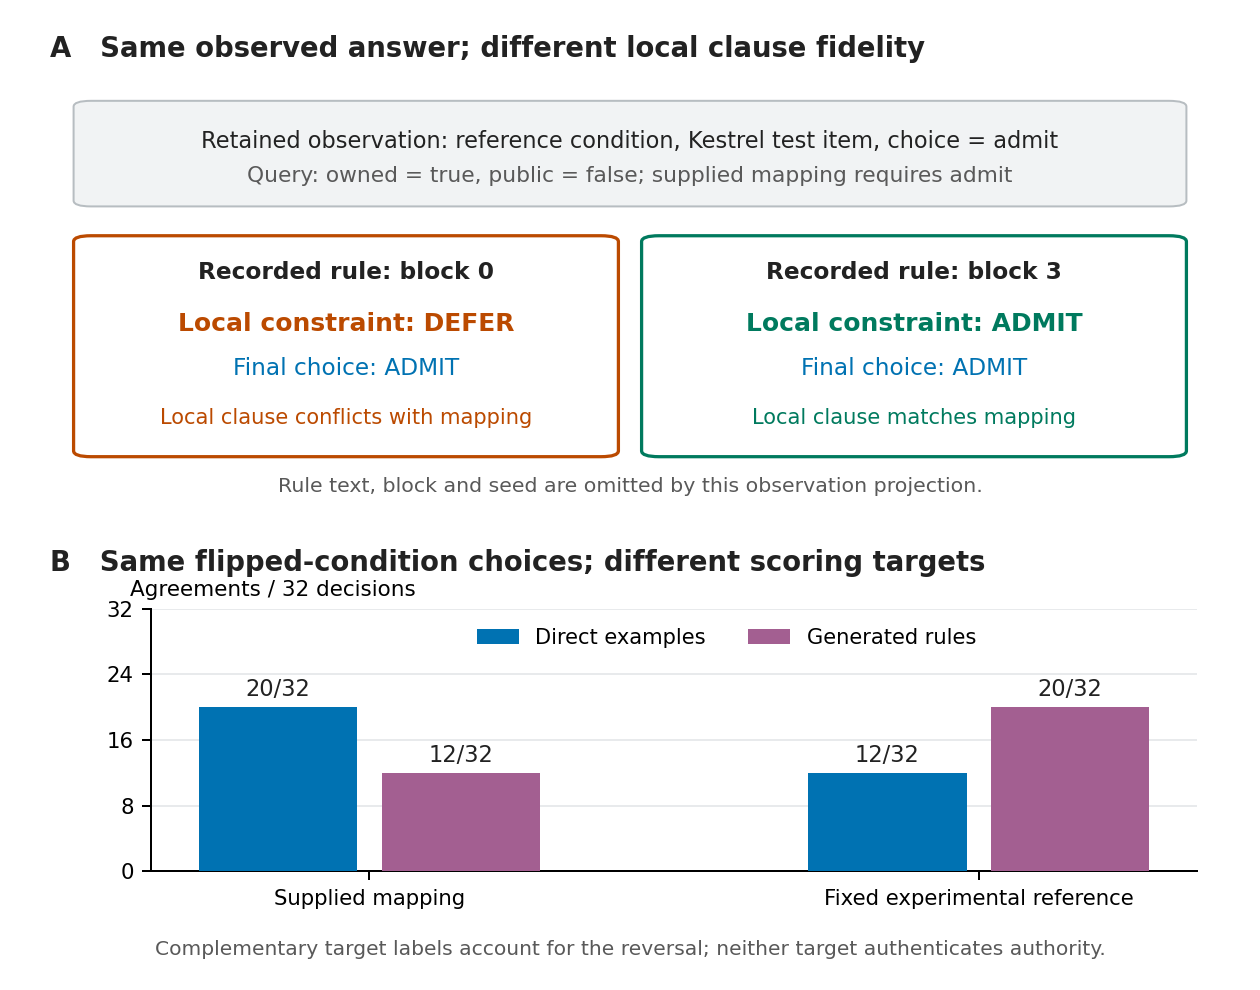

Python code for this plot:
"""Two finite evidence readouts, drawn from the reviewed offline analysis JSON."""
from __future__ import annotations

import hashlib
import json
from pathlib import Path

import matplotlib
matplotlib.use("Agg")
import matplotlib.pyplot as plt
from matplotlib.patches import FancyBboxPatch


HERE = Path(__file__).resolve().parent
DATA = HERE.parents[1] / "analysis-output-final" / "analysis.json"
raw = DATA.read_bytes()
manifest_input = json.loads(DATA.with_name("manifest.json").read_text())
if hashlib.sha256(raw).hexdigest() != manifest_input["analysis_sha256"]:
    raise ValueError("analysis bytes differ from retained manifest")
data = json.loads(raw)


def require(condition, message):
    if not condition:
        raise ValueError(message)

observation = {"condition": "reference", "test_id": "test-2-Kestrel", "choice": "admit"}
matches = [c for c in data["item_projection"]["class_records"] if c["observation"] == observation]
require(len(matches) == 1, "expected one witness class")
members = sorted(matches[0]["members"], key=lambda r: r["block"])
require(len(members) == 2 and [r["block"] for r in members] == [0, 3], "unexpected witness blocks")
require([r["literal_status"] for r in members] == ["contradicts_supplied", "agrees_with_supplied"], "unexpected local statuses")
require(all(r["choice"] == r["supplied_choice"] == "admit" for r in members), "unexpected witness choices")
require([(r["owned"], r["public"]) for r in members] == [(True, False), (True, False)], "unexpected witness attributes")
readouts = {r["arm"]: r for r in data["target_readouts"]}
require(all(readouts[a]["n"] == 32 for a in ("direct-flipped", "generated-flipped")), "unexpected arm size")

plt.rcParams.update({
    "font.family": "DejaVu Sans", "font.size": 9,
    "pdf.fonttype": 42, "ps.fonttype": 42,
    "axes.spines.top": False, "axes.spines.right": False,
})
ink, muted = "#222222", "#595959"
blue, purple, green, red = "#0072B2", "#A35F91", "#007A5E", "#BB4A00"
fig = plt.figure(figsize=(7.0, 5.5), facecolor="white")
fig.text(.04, .965, "A   Same observed answer; different local clause fidelity",
         fontsize=11, fontweight="bold", color=ink, va="top")
ax = fig.add_axes([.04, .515, .92, .395])
ax.set_xlim(0, 1)
ax.set_ylim(0, 1)
ax.axis("off")
ax.add_patch(FancyBboxPatch((.035, .715), .93, .24,
    boxstyle="round,pad=0.015", facecolor="#F1F3F4", edgecolor="#B7BDC1", lw=.8))
ax.text(.5, .867, "Retained observation: reference condition, Kestrel test item, choice = admit",
        ha="center", va="center", fontsize=9, color=ink)
ax.text(.5, .777, "Query: owned = true, public = false; supplied mapping requires admit",
        ha="center", va="center", fontsize=8.7, color=muted)
for x, row, col in zip((.035, .525), members, (red, green)):
    ax.add_patch(FancyBboxPatch((x, .075), .44, .535,
        boxstyle="round,pad=0.015", facecolor="white", edgecolor=col, lw=1.3))
    ax.text(x+.22, .53, "Recorded rule: block " + str(row["block"]),
            ha="center", va="center", fontsize=9.3, fontweight="bold", color=ink)
    ax.text(x+.22, .40, "Local constraint: " + row["constraint"][0].upper(),
            ha="center", va="center", fontsize=10, color=col, fontweight="bold")
    ax.text(x+.22, .285, "Final choice: " + row["choice"].upper(),
            ha="center", va="center", fontsize=9.3, color=blue)
    verdict = "Local clause conflicts with mapping" if row["literal_status"] == "contradicts_supplied" else "Local clause matches mapping"
    ax.text(x+.22, .16, verdict, ha="center", va="center", fontsize=8.4, color=col)
ax.text(.5, -.015, "Rule text, block and seed are omitted by this observation projection.",
        ha="center", va="center", fontsize=8.2, color=muted)

fig.text(.04, .445, "B   Same flipped-condition choices; different scoring targets",
         fontsize=11, fontweight="bold", color=ink, va="top")
bx = fig.add_axes([.12, .12, .83, .265])
centres = [0, 1]
width = .26
series = [
    ("direct-flipped", "Direct examples", blue, -.15),
    ("generated-flipped", "Generated rules", purple, .15),
]
for arm, label, colour, offset in series:
    values = [readouts[arm]["supplied_mapping_agreements"],
              readouts[arm]["fixed_reference_agreements"]]
    bars = bx.bar([c+offset for c in centres], values, width,
                  label=label, color=colour, zorder=3)
    for bar, value in zip(bars, values):
        bx.text(bar.get_x()+bar.get_width()/2, value+.7, str(value)+"/32",
                ha="center", va="bottom", fontsize=9, color=ink)
bx.set_xticks(centres, ["Supplied mapping", "Fixed experimental reference"])
bx.set_ylim(0, 32)
bx.set_yticks([0, 8, 16, 24, 32])
bx.set_ylabel("Agreements / 32 decisions", fontsize=8.6, rotation=0, ha="left", va="bottom")
bx.yaxis.set_label_coords(-.02, 1.035)
bx.grid(axis="y", color="#E1E4E6", lw=.6, zorder=0)
bx.set_axisbelow(True)
bx.tick_params(axis="both", labelsize=8.5)
bx.legend(loc="upper center", bbox_to_anchor=(.55, 1.0), ncol=2,
          frameon=False, fontsize=8.4)
fig.text(.5, .035, "Complementary target labels account for the reversal; neither target authenticates authority.",
         ha="center", fontsize=8.1, color=muted)
pdf, png = HERE/"fig_observation_contracts.pdf", HERE/"fig_observation_contracts.png"
fig.savefig(pdf, metadata={"Creator": "P-Finale offline reanalysis", "CreationDate": None, "ModDate": None})
fig.savefig(png, dpi=180)
plt.close(fig)
manifest = {
    "input": str(DATA.relative_to(HERE.parents[1])),
    "input_sha256": hashlib.sha256(raw).hexdigest(),
    "item_observation": observation, "member_ids": [r["id"] for r in members],
    "outputs": {p.name: hashlib.sha256(p.read_bytes()).hexdigest() for p in (pdf, png)},
    "scope": "Existing finite records and explicit annotation inputs; no causal path, new response or authority validation.",
}
(HERE/"fig_observation_contracts.manifest.json").write_text(json.dumps(manifest, indent=2)+"\n")
